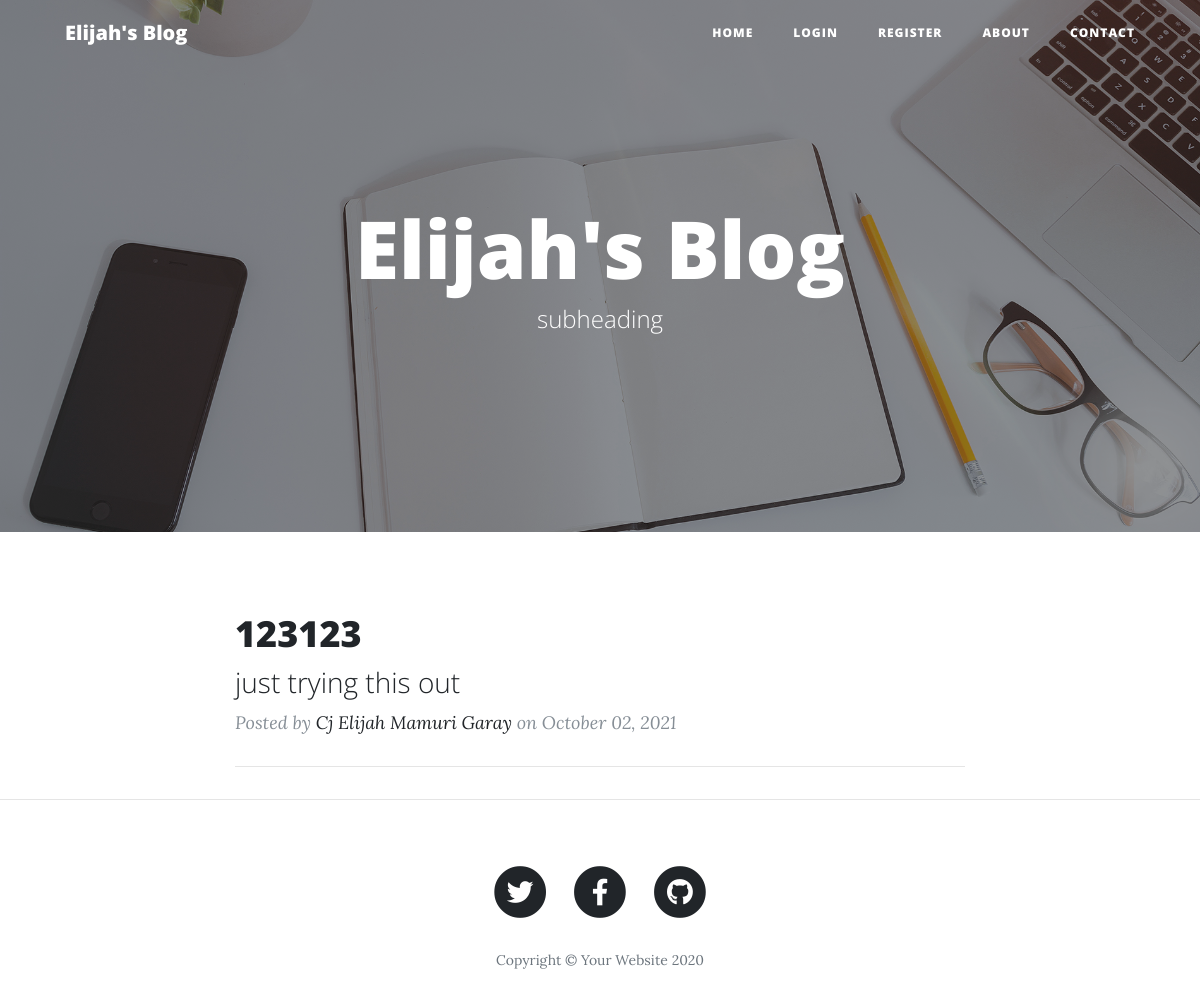
Before: / with the older database file.
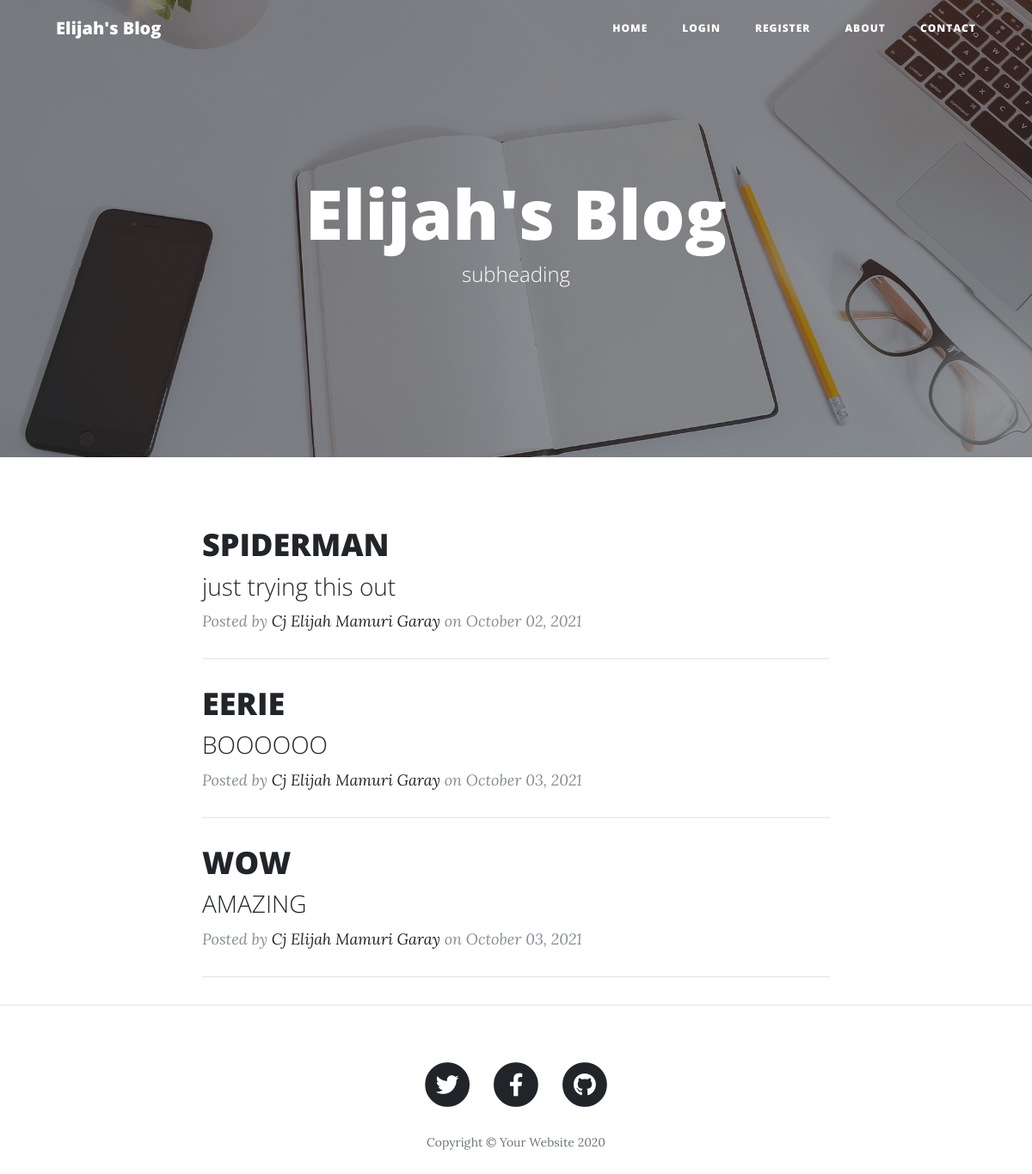
After: the same page with the newer database file.
### main.py (models this page shows)
class BlogPost(db.Model):
    __tablename__ = "blog_posts"
    id = db.Column(db.Integer, primary_key=True)
    author_id = db.Column(db.Integer, db.ForeignKey("users.id"))
    author = relationship("User", back_populates="posts")
    title = db.Column(db.String(250), unique=True, nullable=False)
    subtitle = db.Column(db.String(250), nullable=False)
    date = db.Column(db.String(250), nullable=False)
    body = db.Column(db.Text, nullable=False)
    img_url = db.Column(db.String(250), nullable=False)
    comments = relationship("Comment", back_populates="parent_post")

class User(UserMixin, db.Model):
    __tablename__ = "users"
    id = db.Column(db.Integer, primary_key=True)
    email = db.Column(db.String(100), unique=True)
    password = db.Column(db.String(100))
    name = db.Column(db.String(100))
    posts = relationship("BlogPost", back_populates="author")
    comments = relationship("Comment", back_populates="comment_author")

### main.py (the view)
@app.route('/')
def get_all_posts():
    logged_out = user_logged_out()
    try:
        pass
    except AttributeError:
        pass
    posts = BlogPost.query.all()
    user_id = current_user.get_id()
    return render_template("index.html",
                           all_posts=posts,
                           logged_out=logged_out,
                           user_id=user_id)

### main.py (called while the page is built)
def user_logged_out():
    user_id = current_user.get_id()
    try:
        if str(User.query.get(user_id)) == 'None':
            logged_out = True
        else:
            logged_out = False
    except:
        print('except line 91-92 activated')
    return logged_out

### templates/index.html (shortened to what this page needs)
{% include "header.html" %}
  <header class="masthead" style="background-image: url('{{url_for('static', filename='/img/edit-bg.jpg') }}')">
    <div class="overlay"></div>
    <div class="container">
      <div class="row">
        <div class="col-lg-8 col-md-10 mx-auto">
          <div class="site-heading">
            <h1>Elijah's Blog</h1>
            <span class="subheading">subheading</span>
          </div>
        </div>
      </div>
    </div>
  </header>
  <div class="container">
    <div class="row">
      <div class="col-lg-8 col-md-10 mx-auto">
        {% for post in all_posts %}
        <div class="post-preview">
          <a href="{{ url_for('show_post', post_id=post.id) }}">
            <h2 class="post-title">
              {{post.title}}
            </h2>
            <h3 class="post-subtitle">
              {{post.subtitle}}
            </h3>
          </a>
          <p class="post-meta">Posted by
            <a href="#">{{post.author.name}}</a>
            on {{post.date}}
          </p>
        </div>
        <hr>
        {% endfor %}
      </div>
    </div>
  </div>
  <hr>
{% include "footer.html" %}

### templates/header.html (shortened to what this page needs)
<!DOCTYPE html>
<html lang="en">
<head>
  <link href="{{ url_for('static', filename='vendor/bootstrap/css/bootstrap.min.css') }}" rel="stylesheet">
  <link href="{{ url_for('static', filename='vendor/fontawesome-free/css/all.min.css')}}" rel="stylesheet" type="text/css">
  <link href="{{ url_for('static', filename='css/clean-blog.min.css')}}" rel="stylesheet">
</head>
<body>
  <nav class="navbar navbar-expand-lg navbar-light fixed-top" id="mainNav">
    <div class="container">
      <a class="navbar-brand" href="{{url_for('get_all_posts')}}">Elijah's Blog</a>
      <div class="collapse navbar-collapse" id="navbarResponsive">
        <ul class="navbar-nav ml-auto">
          <li class="nav-item">
            <a class="nav-link" href="{{ url_for('get_all_posts') }}">Home</a>
          </li>
          {% if logged_out == True %}
          <li class="nav-item">
            <a class="nav-link" href="{{ url_for('login') }}">Login</a>
          </li>
          <li class="nav-item">
            <a class="nav-link" href="{{ url_for('register') }}">Register</a>
          </li>
          {% endif %}
          {% if 1 == 1 %}
          <li class="nav-item">
            <a class="nav-link" href="{{ url_for('about') }}">About</a>
          </li>
          <li class="nav-item">
            <a class="nav-link" href="{{ url_for('contact') }}">Contact</a>
          </li>
          {% endif %}
        </ul>
      </div>
    </div>
  </nav>

### templates/footer.html (shortened to what this page needs)
  <footer>
    <div class="container">
      <div class="row">
        <div class="col-lg-8 col-md-10 mx-auto">
          <ul class="list-inline text-center">
            <li class="list-inline-item">
              <a href="#">
                <span class="fa-stack fa-lg">
                  <i class="fas fa-circle fa-stack-2x"></i>
                  <i class="fab fa-twitter fa-stack-1x fa-inverse"></i>
                </span>
              </a>
            </li>
            <li class="list-inline-item">
              <a href="#">
                <span class="fa-stack fa-lg">
                  <i class="fas fa-circle fa-stack-2x"></i>
                  <i class="fab fa-facebook-f fa-stack-1x fa-inverse"></i>
                </span>
              </a>
            </li>
            <li class="list-inline-item">
              <a href="#">
                <span class="fa-stack fa-lg">
                  <i class="fas fa-circle fa-stack-2x"></i>
                  <i class="fab fa-github fa-stack-1x fa-inverse"></i>
                </span>
              </a>
            </li>
          </ul>
          <p class="copyright text-muted">Copyright &copy; Your Website 2020</p>
        </div>
      </div>
    </div>
  </footer>
</body>
</html>

Changed rows visible on the page:
changed BlogPost "just trying this out": title "123123" → "SPIDERMAN"
added BlogPost: title "EERIE", subtitle "BOOOOOO", author.name "Cj Elijah Mamuri Garay", date "October 03, 2021"
added BlogPost: title "WOW", subtitle "AMAZING", author.name "Cj Elijah Mamuri Garay", date "October 03, 2021"
